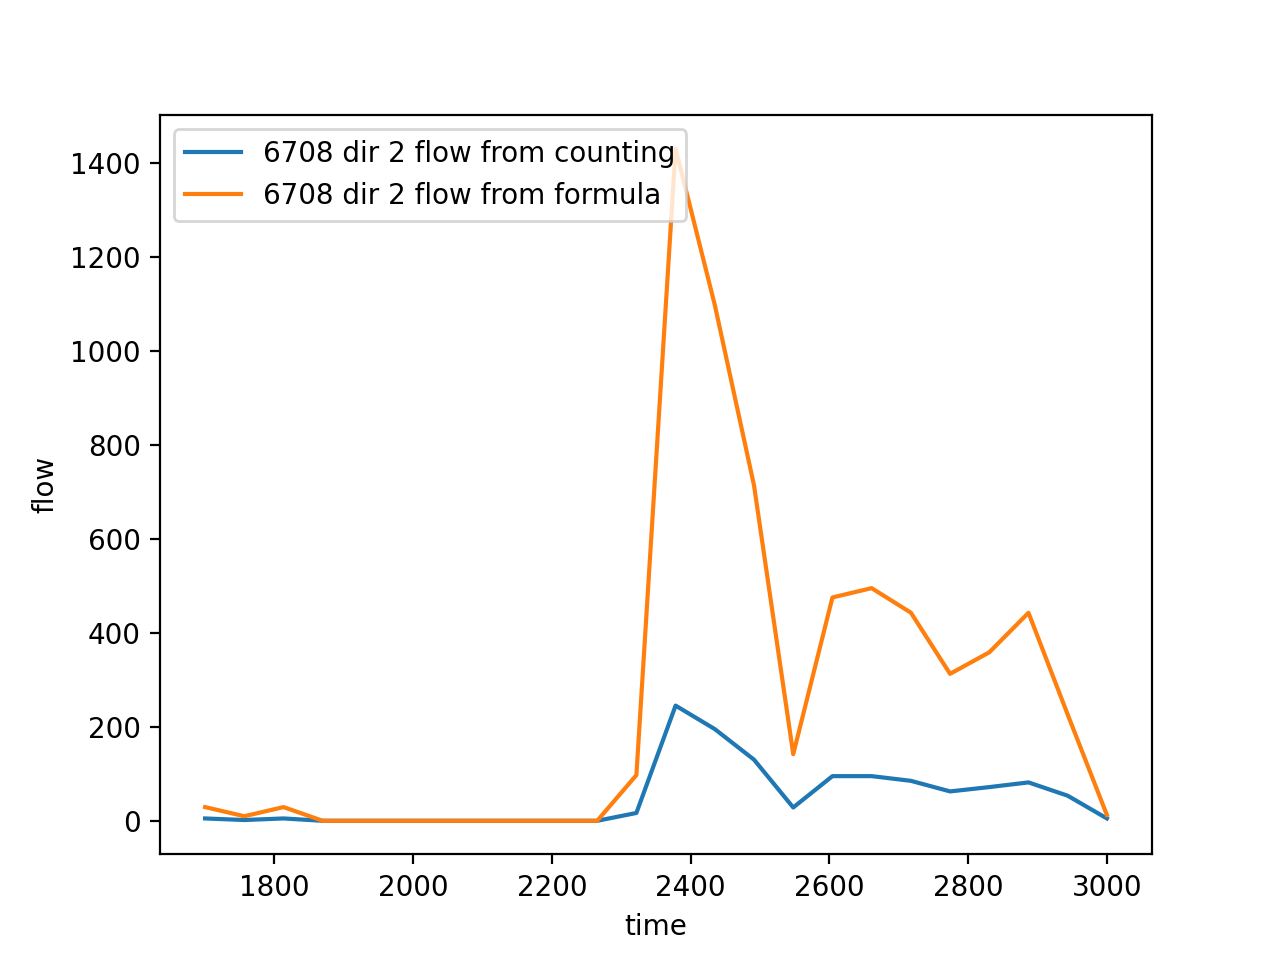

This chart was generated by the following Python code:
from flow import *
import matplotlib.pyplot as plt

def flow():
    p108 = [x*y for x,y in zip(flow6708()[0],flow6708()[2])]
    p110 = [x*y for x,y in zip(flow6710()[0],flow6710()[2])]
    p208 = [x*y for x,y in zip(flow6708()[1],flow6708()[2])]
    p210 = [x*y for x,y in zip(flow6710()[1],flow6710()[2])]
    return [p108, p110, p208, p210]

if __name__ == "__main__":
    flow()


a = flow6708()[5]
b = flow()[2]


plt.plot(np.linspace(1700, 3000, 24), a, label="6708 dir 2 flow from counting")
plt.plot(np.linspace(1700, 3000, 24), b, label="6708 dir 2 flow from formula")

plt.legend(loc="upper left")


plt.xlabel('time')
plt.ylabel('flow')
plt.show()
